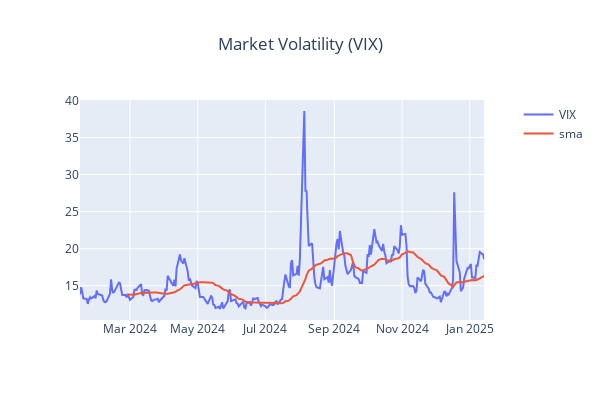

Write notebook code for a chart like this one.
### Markdown cell above
### Implied Volaility

### Code cell
import yfinance
from finta import TA
from plotly.subplots import make_subplots
_t = yfinance.Ticker('^VIX')

COLUMNS = ['Adj Close', 'Open','High','Low','Close','Volume']
_d = _t.history(period='1y')
_d['sma'] = TA.SMA(_d, period=30)

_f=make_subplots(specs=[[{"secondary_y": True}]])
_f.update_layout(title=f"Market Volatility (VIX)", title_x=0.5, width=600, height=400)
_d.reset_index(inplace=True)
_f.add_trace(
    go.Scatter(y=_d['Close'], x=_d['Date'], name="VIX"),
    secondary_y=False
)
_f.add_trace(
    go.Scatter(y=_d['sma'], x=_d['Date'], name=f'sma'),
    secondary_y=False
)
_f.show()

### Figure 1 — Plotly figure (JSON) as saved in the notebook; plotly's stock layout.template omitted (floating-point values rounded to 4 significant figures; data arrays with more than 128 entries replaced by an {"elided": "..."} marker saying what was removed)
{"data": [{"name": "VIX", "type": "scatter", "x": {"elided": "251 str values"}, "xaxis": "x", "y": {"elided": "251 float values"}, "yaxis": "y"}, {"name": "sma", "type": "scatter", "x": {"elided": "251 str values"}, "xaxis": "x", "y": {"elided": "251 float values"}, "yaxis": "y"}], "layout": {"height": 400, "title": {"text": "Market Volatility (VIX)", "x": 0.5}, "width": 600, "xaxis": {"anchor": "y", "domain": [0, 0.94]}, "yaxis": {"anchor": "x", "domain": [0, 1]}, "yaxis2": {"anchor": "x", "overlaying": "y", "side": "right"}}}
